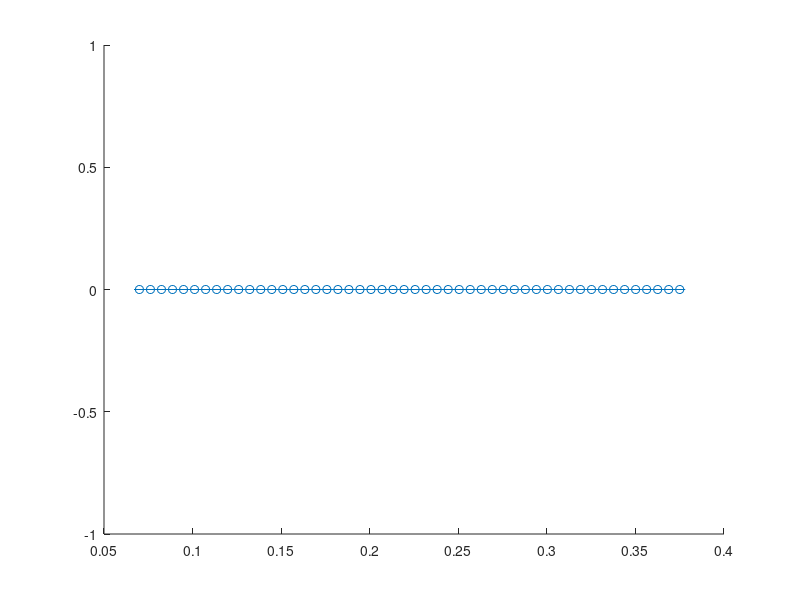

Reproduce this figure in MATLAB. (Note: this script raises an error after producing the figure.)
% clear; % 変数干渉を防ぐためクリア推奨
addpath '/Users/shinjirotakeda/Documents/GitHub/test-open/Soft X-ray/Four-View'

% --- 設定 ---
basePathFirst = '/Users/shinjirotakeda/Library/CloudStorage/GoogleDrive-takeda-shinjiro234@g.ecc.u-tokyo.ac.jp/マイドライブ/SXR_DATA/result_matrix/LF_NLR/240111/shot';
basePathLast  = '/3.mat';

target_shots = [7, 8, 9]; % 平均化したいショット番号

% 座標設定
rmin = 70/1000; rmax = 375/1000;
r_space_SXR = linspace(rmin, rmax, 50);

% Z座標の定義 (EE1/EE2用とEE4用で異なる場合があるため元のコードに従う)
z_space_SXR2 = linspace(-0.2, 0.2, 50); 
z_space_SXR1 = linspace(-0.2, 0.2, 50);

% Z方向のフィルタ条件
z_indices_SXR2 = abs(z_space_SXR2) <= 0.01;
z_indices_SXR1 = abs(z_space_SXR1) <= 0.01;


%% --- データの読み込みと平均化関数 ---
% 共通処理が多いので、内部的にループで処理します

% 1. EE1 (Low) の読み込み
SXR_accum_1 = []; % データ蓄積用
for s = target_shots
    path_file = strcat(basePathFirst, num2str(s), basePathLast);
    if exist(path_file, 'file')
        data = load(path_file, 'EE1');
        if isfield(data, 'EE1')
            % 該当するZ範囲のデータを抽出して蓄積
            SXR_accum_1 = [SXR_accum_1, data.EE1(:, z_indices_SXR2)];
        end
    else
        warning('Shot %d: EE1 file not found.', s);
    end
end

if ~isempty(SXR_accum_1)
    SXR_mean_1 = mean(SXR_accum_1, 2);
    SXR_std_1  = std(SXR_accum_1, 0, 2);
else
    warning('EE1 data not found for any shots.');
    SXR_mean_1 = zeros(50,1); SXR_std_1 = zeros(50,1);
end


% 2. EE2 (Middle) の読み込み
SXR_accum_2 = [];
for s = target_shots
    path_file = strcat(basePathFirst, num2str(s), basePathLast);
    if exist(path_file, 'file')
        data = load(path_file, 'EE2');
        if isfield(data, 'EE2')
            SXR_accum_2 = [SXR_accum_2, data.EE2(:, z_indices_SXR2)];
        end
    else
        warning('Shot %d: EE2 file not found.', s);
    end
end

if ~isempty(SXR_accum_2)
    SXR_mean_2 = mean(SXR_accum_2, 2);
    SXR_std_2  = std(SXR_accum_2, 0, 2);
else
    warning('EE2 data not found for any shots.');
    SXR_mean_2 = zeros(50,1); SXR_std_2 = zeros(50,1);
end


% 3. EE4 (High) の読み込み
SXR_accum_4 = [];
for s = target_shots
    path_file = strcat(basePathFirst, num2str(s), basePathLast);
    if exist(path_file, 'file')
        data = load(path_file, 'EE4');
        if isfield(data, 'EE4')
            % スケール補正 (*2) を適用してから蓄積
            scaled_EE4 = data.EE4 .* 2;
            SXR_accum_4 = [SXR_accum_4, scaled_EE4(:, z_indices_SXR1)];
        end
    else
        warning('Shot %d: EE4 file not found.', s);
    end
end

if ~isempty(SXR_accum_4)
    SXR_mean_4 = mean(SXR_accum_4, 2);
    SXR_std_4  = std(SXR_accum_4, 0, 2);
else
    warning('EE4 data not found for any shots.');
    SXR_mean_4 = zeros(50,1); SXR_std_4 = zeros(50,1);
end


%% --- 絶対強度のプロット (確認用) ---
x_range = [0.1, 0.25];

figure('Name', 'Absolute Intensity (Avg 7-9)'); hold on;
errorbar(r_space_SXR, SXR_mean_1, SXR_std_1, 'o-', 'LineWidth', 2, 'CapSize', 8, 'MarkerSize', 5);
errorbar(r_space_SXR, SXR_mean_2, SXR_std_2, 'o-', 'LineWidth', 2, 'CapSize', 8, 'MarkerSize', 5);
errorbar(r_space_SXR, SXR_mean_4, SXR_std_4, 'o-', 'LineWidth', 2, 'CapSize', 8, 'MarkerSize', 5);

legend({'I_{20-80 eV}','I_{50-80 eV}','I_{100 eV <}'},'Location','best');
xlim(x_range);
ylim([0, Inf]);
ylabel('SXR intensity [a.u.]');
xlabel('r [m]');
title('Averaged Intensity (Shots 7-9)');
grid on; ax = gca; ax.FontSize = 18;


%% --- 指定した3点 (0.15, 0.175, 0.20) のみの規格化プロット ---

% 1. 比率の計算 (Ratio)
Ratio_1_2 = SXR_mean_1 ./ SXR_mean_2;
Ratio_4_2 = SXR_mean_4 ./ SXR_mean_2;

% 2. 誤差伝播 (Error Propagation)
rel_err_sq_1 = (SXR_std_1 ./ SXR_mean_1).^2 + (SXR_std_2 ./ SXR_mean_2).^2;
rel_err_sq_4 = (SXR_std_4 ./ SXR_mean_4).^2 + (SXR_std_2 ./ SXR_mean_2).^2;

Std_Ratio_1_2 = abs(Ratio_1_2) .* sqrt(rel_err_sq_1);
Std_Ratio_4_2 = abs(Ratio_4_2) .* sqrt(rel_err_sq_4);


% 3. 特定のr座標 (3点) の抽出
target_r_list = [0.15, 0.175, 0.20]; % プロットしたいrのリスト
extract_indices = zeros(size(target_r_list));

for i = 1:length(target_r_list)
    [~, idx] = min(abs(r_space_SXR - target_r_list(i)));
    extract_indices(i) = idx;
end

r_extracted     = r_space_SXR(extract_indices);
ratio_1_sub     = Ratio_1_2(extract_indices);
std_1_sub       = Std_Ratio_1_2(extract_indices);
ratio_4_sub     = Ratio_4_2(extract_indices);
std_4_sub       = Std_Ratio_4_2(extract_indices);

fprintf('抽出されたr座標: %.3f m, %.3f m, %.3f m\n', r_extracted);


% 4. 抽出データ内での規格化 (Max=1)
% 青ライン (Low/Mid) の規格化
max_val_1 = max(ratio_1_sub, [], 'omitnan');
if max_val_1 ~= 0
    ratio_1_norm = ratio_1_sub / max_val_1;
    std_1_norm   = std_1_sub / max_val_1;
else
    ratio_1_norm = ratio_1_sub; std_1_norm = std_1_sub;
end

% オレンジライン (High/Mid) の規格化
max_val_4 = max(ratio_4_sub, [], 'omitnan');
if max_val_4 ~= 0
    ratio_4_norm = ratio_4_sub / max_val_4;
    std_4_norm   = std_4_sub / max_val_4;
else
    ratio_4_norm = ratio_4_sub; std_4_norm = std_4_sub;
end


% 5. プロット
figure('Name', 'Normalized Ratio at 3 Points (Avg 7-9)'); hold on;

% I_20-80eV / I_50-80eV (Normalized)
errorbar(r_extracted, ratio_1_norm, std_1_norm, 'o-', 'LineWidth', 2, ...
        'CapSize', 10, 'MarkerSize', 8, 'MarkerFaceColor', '#0072BD', 'Color', '#0072BD');

% I_100eV< / I_50-80eV (Normalized)
errorbar(r_extracted, ratio_4_norm, std_4_norm, 's-', 'LineWidth', 2, ...
        'CapSize', 10, 'MarkerSize', 8, 'MarkerFaceColor', '#D95319', 'Color', '#D95319');

% % y=1 ガイドライン
% yline(1, '--k', 'HandleVisibility', 'off');

% 装飾
legend({'I_{20-80 eV} / I_{50-80 eV}', 'I_{100 eV <} / I_{50-80 eV}'}, 'Location', 'best');
xlim([0.13, 0.22]); 
ylim([0, 1.2]);
xticks(target_r_list);
ylabel('SXR intensity ratio [a.u.]');
xlabel('r [m]');
% title('Normalized Spectral Ratios (Shots 7-9 Avg)');
grid on; 
ax = gca; ax.FontSize = 18;


if exist('I_plot','var')
% 発光強度のプロット
figure;hold on;
    % I_plot = I_plot./I_plot(1,:);
    plot(x_data,I_plot(:,1)/max(I_plot(:,1)),'o-','LineWidth',2);
    plot(x_data,I_plot(:,2)/max(I_plot(:,2)),'o-','LineWidth',2);

    errorbar(r_extracted, ratio_1_norm, std_1_norm, 'o--', 'LineWidth', 2, ...
            'CapSize', 10, 'MarkerSize', 8, 'MarkerFaceColor', '#0072BD', 'Color', '#0072BD');

    % I_100eV< / I_50-80eV (Normalized)
    errorbar(r_extracted, ratio_4_norm, std_4_norm, 'o--', 'LineWidth', 2, ...
            'CapSize', 10, 'MarkerSize', 8, 'MarkerFaceColor', '#D95319', 'Color', '#D95319');

    % plot(I_plot,'o-','LineWidth',2);
    ylabel('SXR intensity ratio [a.u.]');%xlabel('Photon energy [eV]');
    % legend({'Low energy','High energy'},'Location','southeast')
    % yticks([]);xticks([]);
    % ylim([0 inf]);
    xlabel('r [m]');
    ax = gca;ax.FontSize = 18;
end
